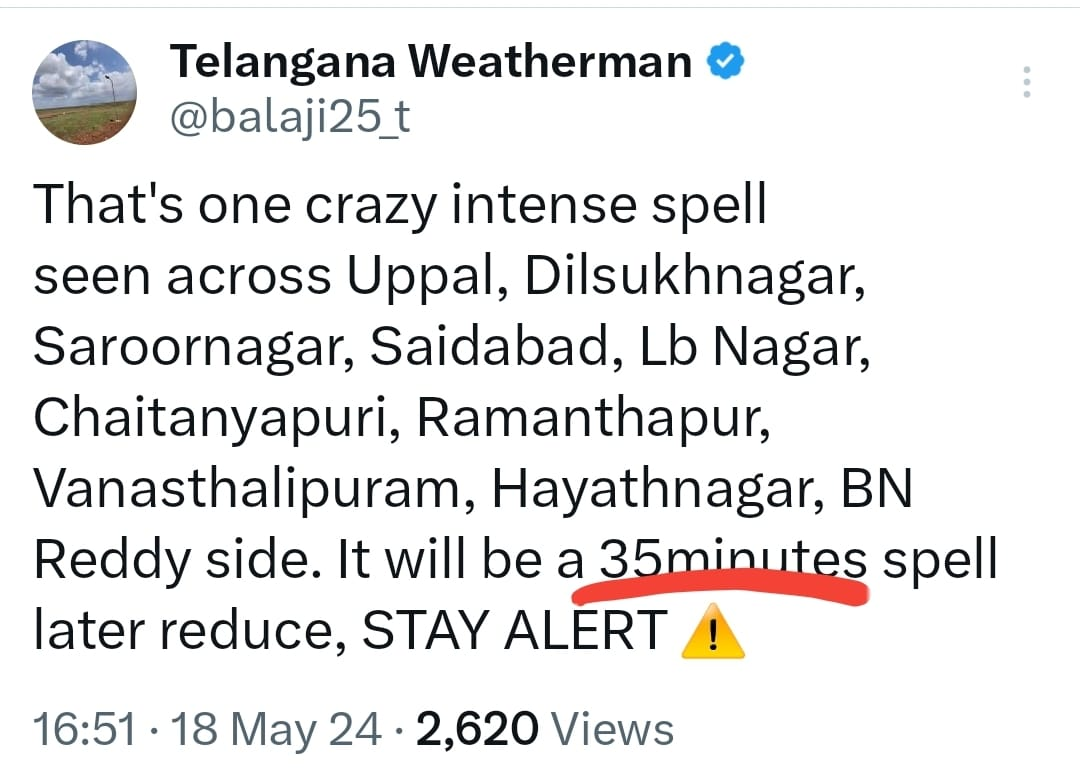
#> input picture Photos/weather.jpg, 1080 x 771 px
$ python transformation.py
#> lines starting #> are read from the running program, lines starting #| are printed output that depends on the picture
import cv2 as cv
import numpy as np

img = cv.imread("Photos/weather.jpg")
#> img is the input picture: shape (771, 1080, 3); mean B, G, R 231.8, 231.9, 232.7
cv.imshow("IMG", img)

#Translation
def translate(img, x, y):
    """
    img -> image
    x -> no. of pixels to shift in X axes
    y -> no. of pixels to shift in y axes
    """
#> called with x = -100, y = 100
    translattion_matrix = np.float32([[1,0,x], [0,1,y]])
    dimensions = (img.shape[1], img.shape[0]) # (width, height)
#> dimensions = (1080, 771)

    return cv.warpAffine(img, translattion_matrix, dimensions)
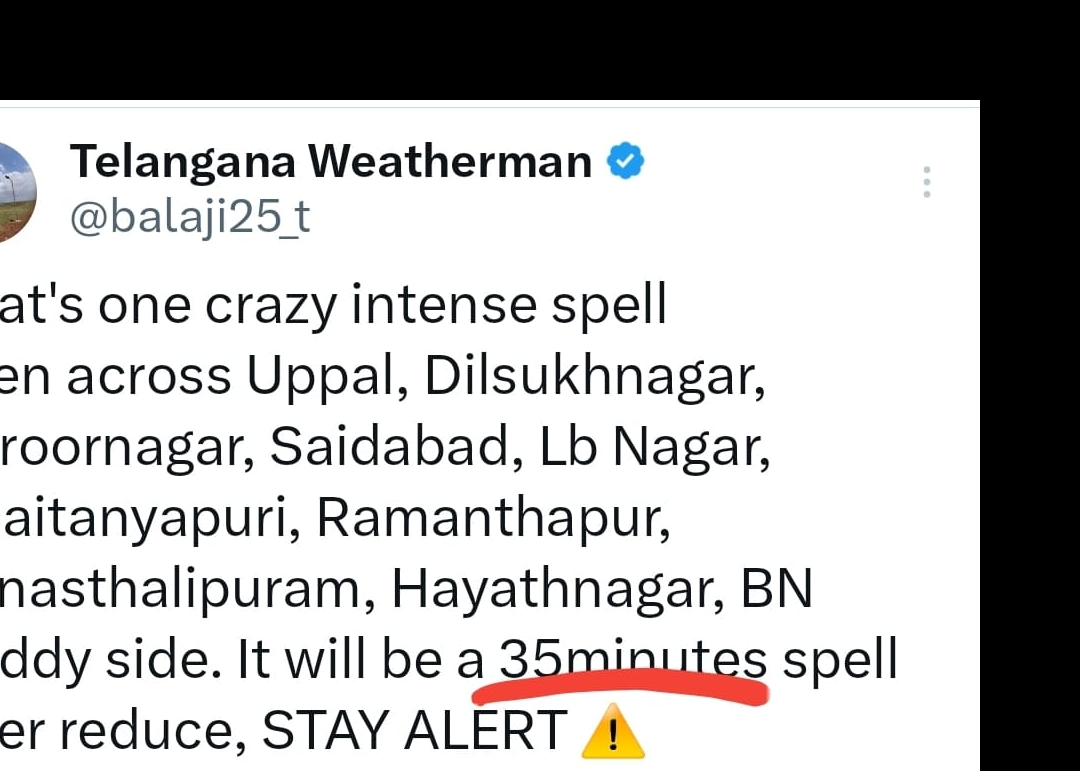
#> returned value: shape (771, 1080, 3); mean of channels 0, 1, 2 181.7, 181.8, 182.8; drawn as B, G, R

"""
-x -> Left
-y -> Up
x -> Right
y -> Down
"""

# translated = translate(img, 100, 100)
translated = translate(img, -100, 100)
cv.imshow("Translated Img", translated)


#Rotation
"""Rotating an img by an angel"""
def rotate(img, angel, rotPoint = None):
#> called with angel = -45
    (height, width) = img.shape[:2]
#> height = 771; width = 1080

    if rotPoint == None:
        rotPoint = (width//2, height//2)
#> rotPoint = (540, 385)

    rotationMatrix = cv.getRotationMatrix2D(rotPoint, angel, scale=1.0)
    dimensions = (width, height)
#> dimensions = (1080, 771)

    return cv.warpAffine(img, rotationMatrix, dimensions)
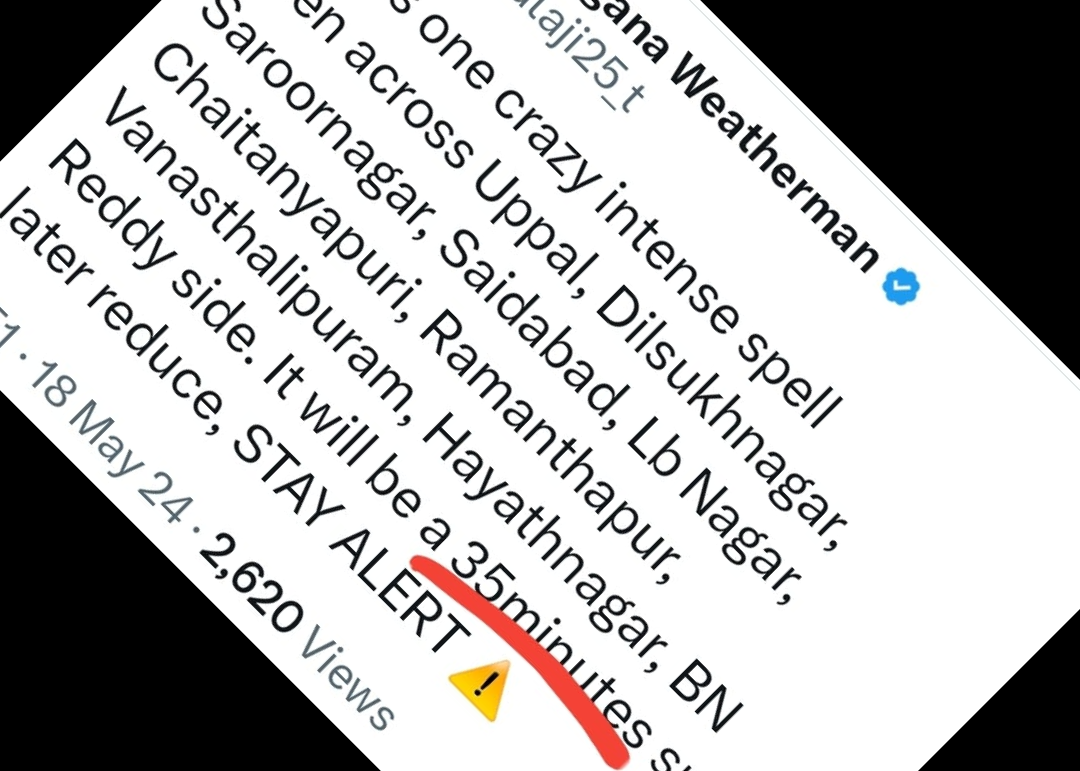
#> returned value: shape (771, 1080, 3); mean of channels 0, 1, 2 182.5, 182.7, 183.5; drawn as B, G, R

"""
+ve angle -> counter clock
-ve angel -> clock wise
"""
rotated = rotate(img, -45)
cv.imshow("Rotated", rotated)

rotated_rotated = rotate(rotated, -45)
#> call 2 of rotate, with angel = -45
#> in rotate (call 2), `return cv.warpAffine(img, rotationMatrix, dimensions)`:
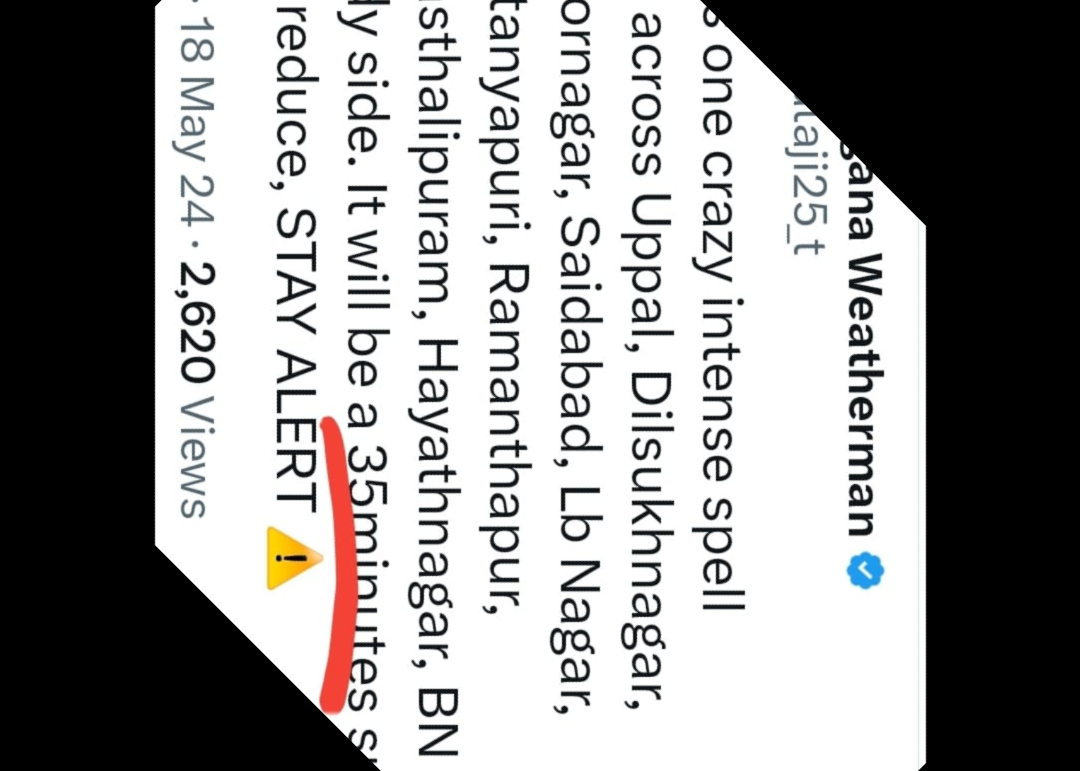
#> returned value: shape (771, 1080, 3); mean of channels 0, 1, 2 148.2, 148.4, 149.3; drawn as B, G, R
cv.imshow("Rotated Rotated", rotated_rotated)


# Resizing
resized = cv.resize(img, (500,500), interpolation=cv.INTER_CUBIC )
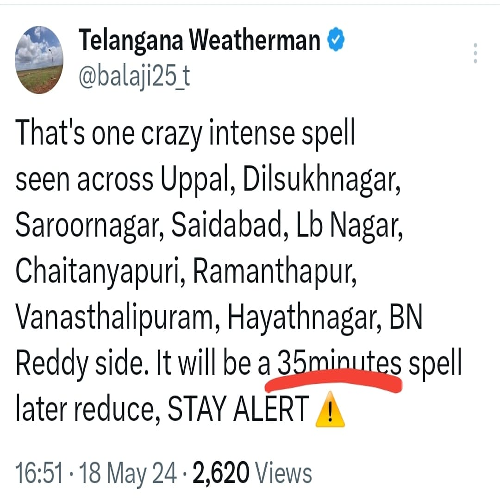
#> resized: shape (500, 500, 3); mean B, G, R 231.5, 231.6, 232.4
cv.imshow("Resized", resized)


#Flipping
"""
0 -> vertical flip
1 -> horizontal flip
-1 -> Both Horizontal and vertical flip
"""
flip = cv.flip(img, 0)
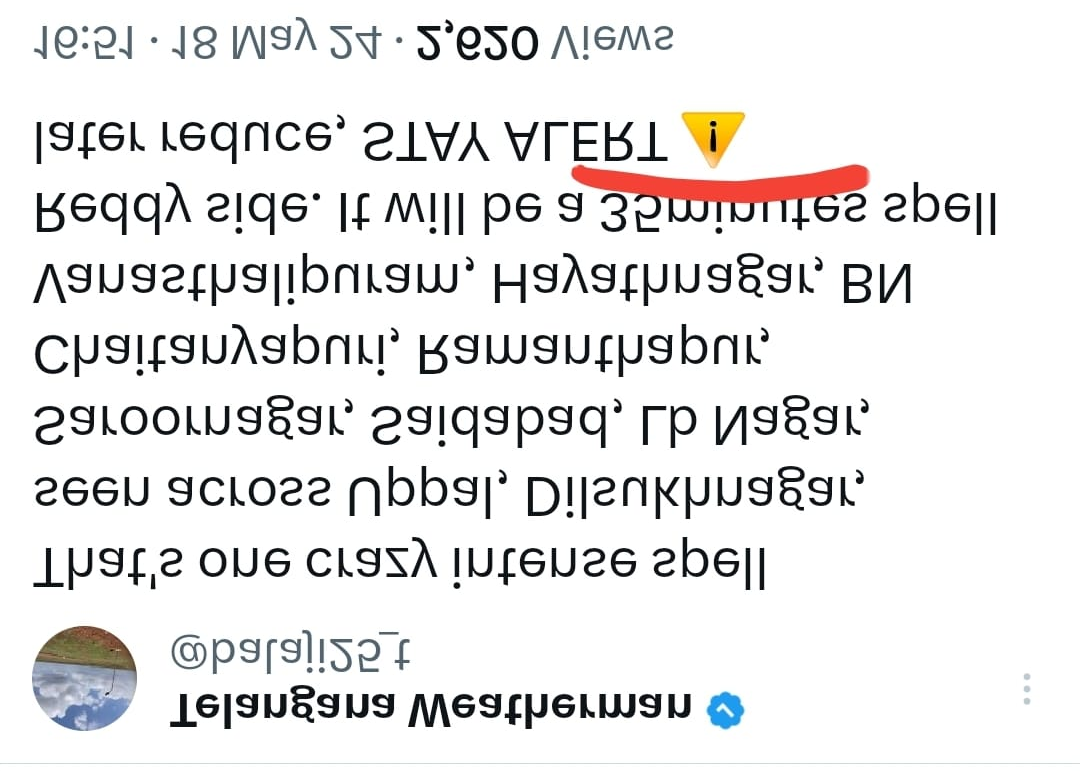
#> flip: shape (771, 1080, 3); mean B, G, R 231.8, 231.9, 232.7
cv.imshow("vertical flip", flip)

flip = cv.flip(img, 1)
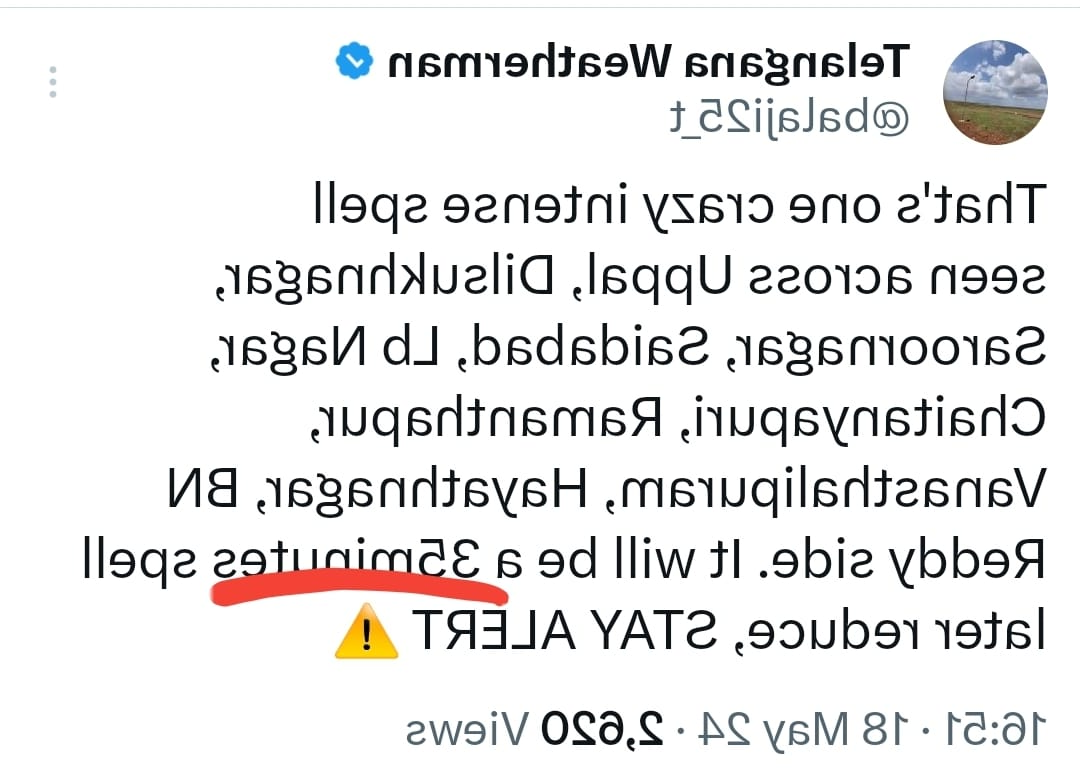
#> flip: shape (771, 1080, 3); mean B, G, R 231.8, 231.9, 232.7
cv.imshow("Horizontal flip", flip)

cv.waitKey(12000)
